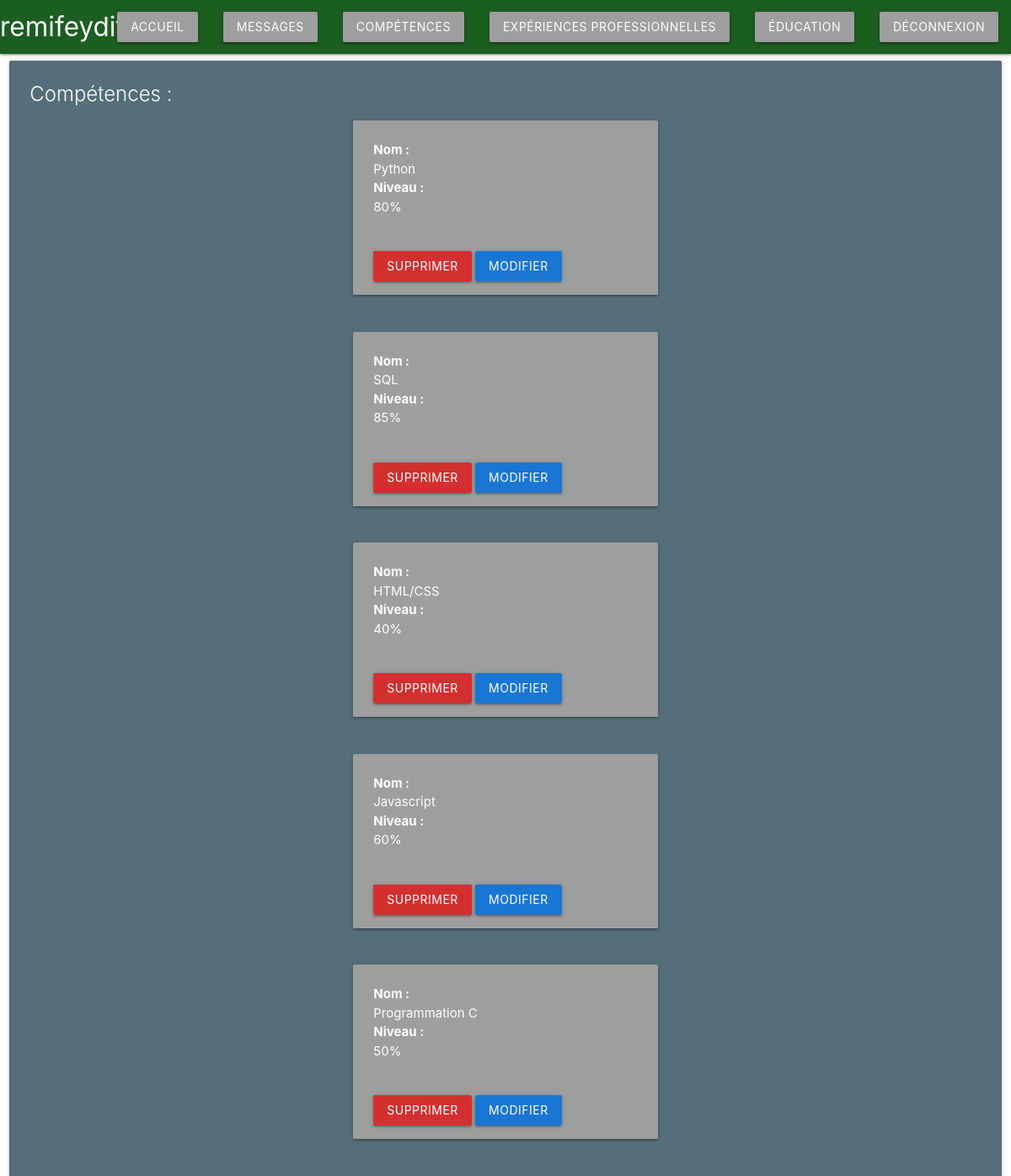
The app's page /CV/dashboard/skill.php (signed in) with its own data.
### tables this page shows
CREATE TABLE `skills` (
  `id` int(11) NOT NULL,
  `skillName` varchar(20) DEFAULT NULL,
  `level` int(11) DEFAULT NULL,
  `idAdmin` int(11) DEFAULT NULL
);

### CV/dashboard/skill.php (the view, shortened to what this page needs)
<!DOCTYPE html>
<html lang="en">
<head>
    <?php
    include_once("../include/head.php");
    $pdo = connectPDO();
    ?>
</head>
<body>
<?php
include_once("../include/header.php");
?>
<div class="row">
    <div class="col s12 m12">
      <div class="card blue-grey darken-1">
        <div class="card-content white-text">
          <span class="card-title">Compétences :</span>
          <?php
          $query = $pdo->prepare('SELECT * FROM skills');
          $query->execute();
          $skills = $query->fetchAll();
          foreach ($skills as $skill)
          {
        ?>
          <div class="row">
          <div class="col s12 m4"></div>
            <div class="col s12 m4">
            <div class="card grey">
                <div class="card-content white-text">
            <p><b>Nom : </b></p>
            <p><?php echo $skill['skillName']?></p>
            <p><b>Niveau : </b></p>
            <p><?php echo $skill['level']?>%</p>
        </div>
        <div class="card-action">
            <a class="waves-effect waves-light btn red darken-2" href="./delete/deleteSkill.php?id=<?php echo $skill['id']; ?>">Supprimer</a>
            <a class="waves-effect waves-light btn blue darken-2 white-text" href="./edit/editSkill.php?id=<?php echo $skill['id']; ?>">Modifier</a>
        </div>
      </div>
      <div class="col s12 m4"></div>
    </div>
  </div>
          <?php } ?>
        </div>
      </div>
    </div>
  </div>
</body>
</html>

### records on screen
skills: skillName "Python", level "80"
skills: skillName "SQL", level "85"
skills: skillName "HTML/CSS", level "40"
skills: skillName "Javascript", level "60"
skills: skillName "Programmation C", level "50"
